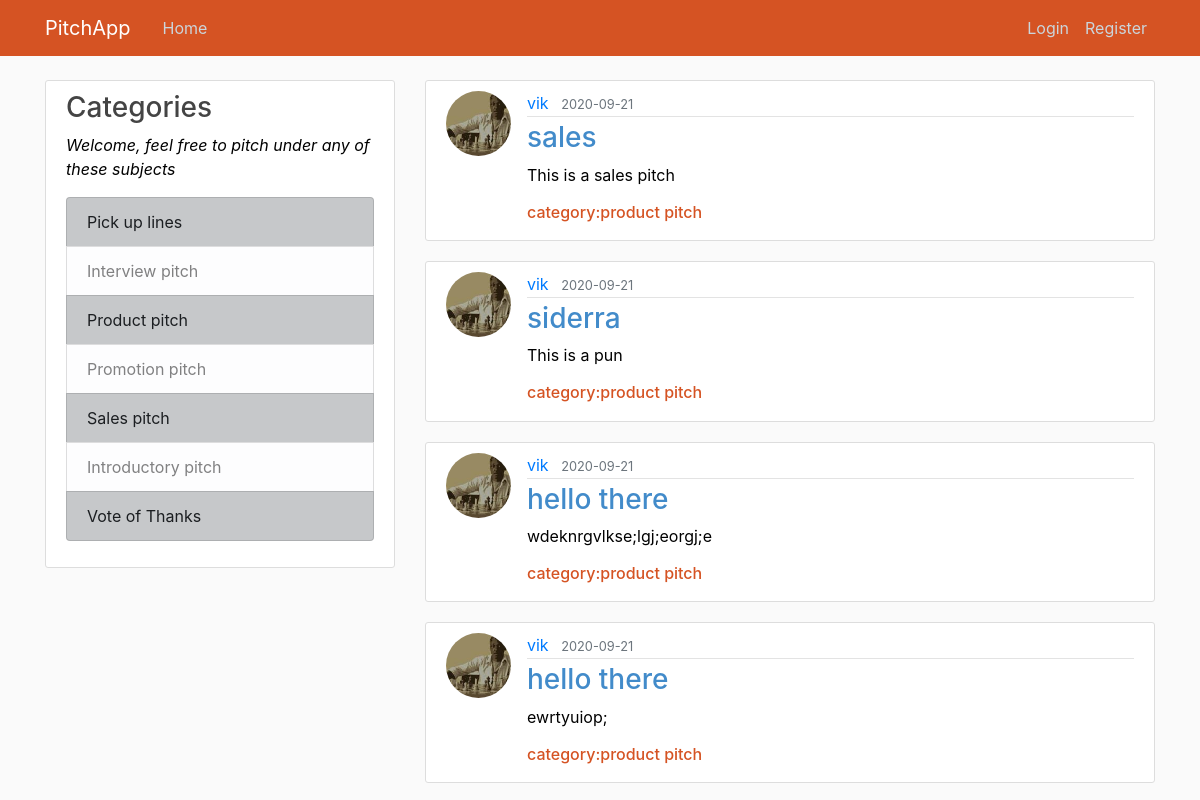
Page /home on the earlier database version.
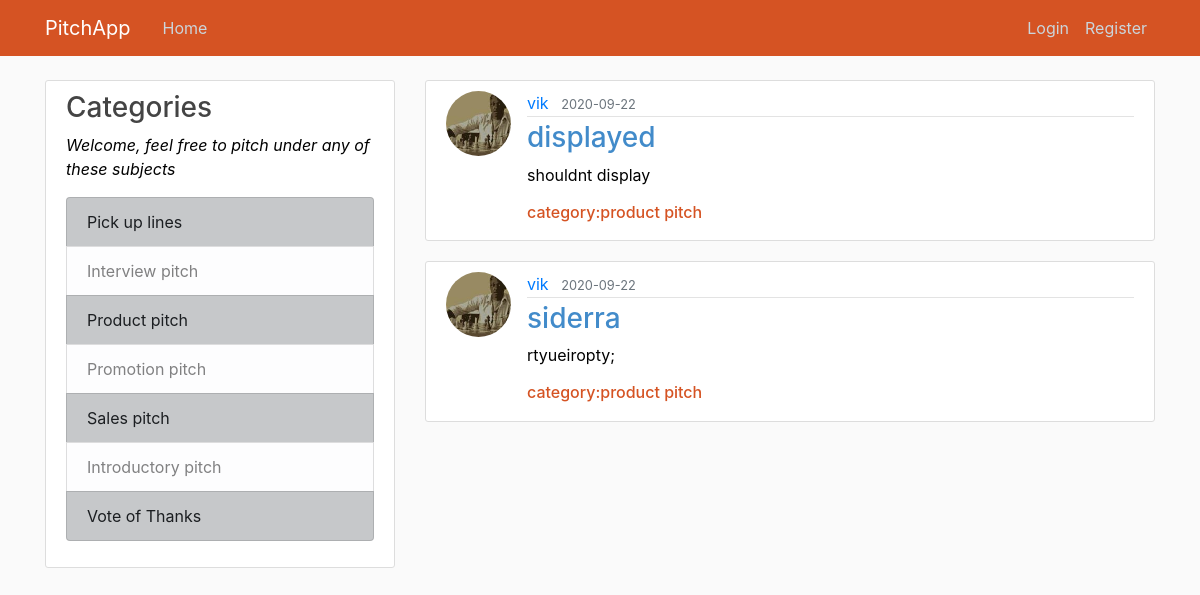
Same page on the later database version.
### pitch/models.py (models this page shows, shortened)
class Pitch(db.Model):
    id = db.Column(db.Integer, primary_key=True)
    title = db.Column(db.String(100), nullable=False)
    date_posted = db.Column(db.DateTime, nullable=False, default=datetime.utcnow)
    content = db.Column(db.Text, nullable=False)
    user_id = db.Column(db.Integer, db.ForeignKey('user.id'), nullable=False)

class User(db.Model, UserMixin):
    id = db.Column(db.Integer, primary_key=True)
    username = db.Column(db.String(20), unique=True, nullable=False)
    email = db.Column(db.String(120), unique=True, nullable=False)
    image_file = db.Column(db.String(20), nullable=False, default='default.jpg')
    password = db.Column(db.String(60), nullable=False)
    posts = db.relationship('Pitch', backref='author', lazy=True)

### pitch/routes.py (the view)
@app.route("/")
@app.route("/home")
def home():
    posts = Pitch.query.all()
    return render_template('home.html', posts=posts)

### pitch/templates/home.html
{% extends "layout.html" %}
{% block content %}
    {% for post in posts %}
        <article class="media content-section">
          <img class="rounded-circle article-img" src="{{ url_for('static', filename='profile_pics/' + post.author.image_file) }}">
          <div class="media-body">
            <div class="article-metadata">
              <a class="mr-2" href="#">{{ post.author.username }}</a>
              <small class="text-muted">{{ post.date_posted.strftime('%Y-%m-%d') }}</small>
            </div>
            <h3><a class="article-title" href="{{ url_for('post', post_id=post.id) }}">{{ post.title }}</a></h3>
            <p class="article-content">{{ post.content }}</p>
            <h6>category:{{ post.pitch_category }}product pitch</h6>
          </div>
        </article>
    {% endfor %}
{% endblock content %}

Differences in the rows shown:
removed Pitch: image_file (picture), author.username "vik", date_posted "2020-09-21", title "sales", content "This is a sales pitch"
removed Pitch: image_file (picture), author.username "vik", date_posted "2020-09-21", title "siderra", content "This is a pun"
removed Pitch: image_file (picture), author.username "vik", date_posted "2020-09-21", title "hello there", content "wdeknrgvlkse;lgj;eorgj;e"
removed Pitch: image_file (picture), author.username "vik", date_posted "2020-09-21", title "hello there", content "ewrtyuiop;"
added Pitch: image_file (picture), author.username "vik", date_posted "2020-09-22", title "displayed", content "shouldnt display"
added Pitch: image_file (picture), author.username "vik", date_posted "2020-09-22", title "siderra", content "rtyueiropty;"
